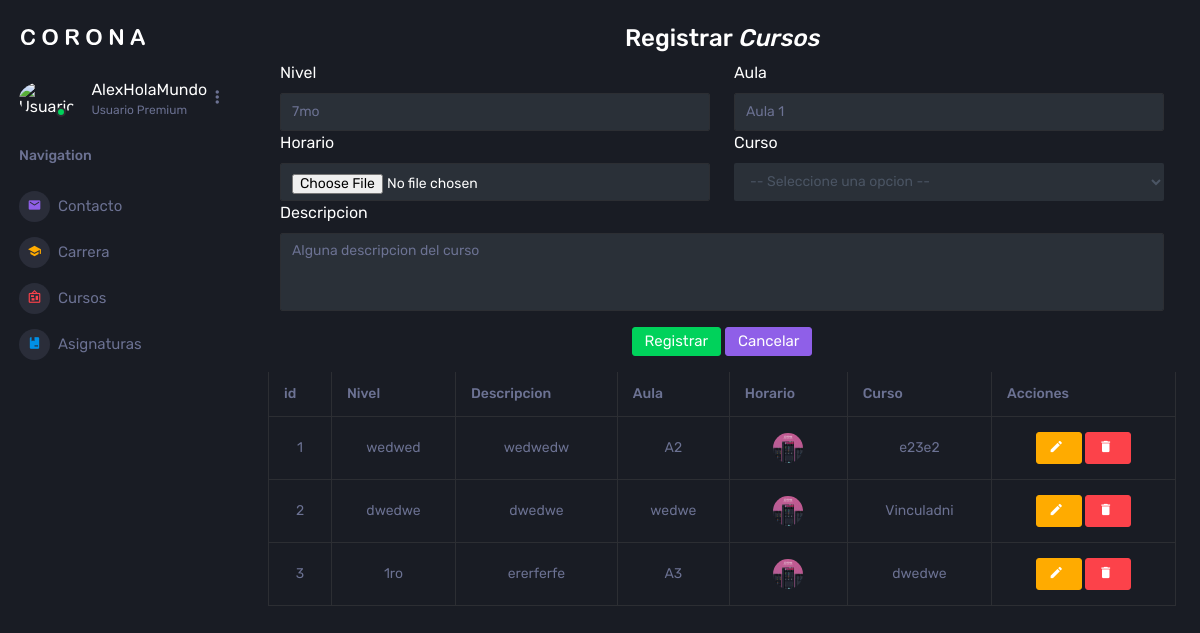
/listaCurso/, run on an earlier commit of the app's database.
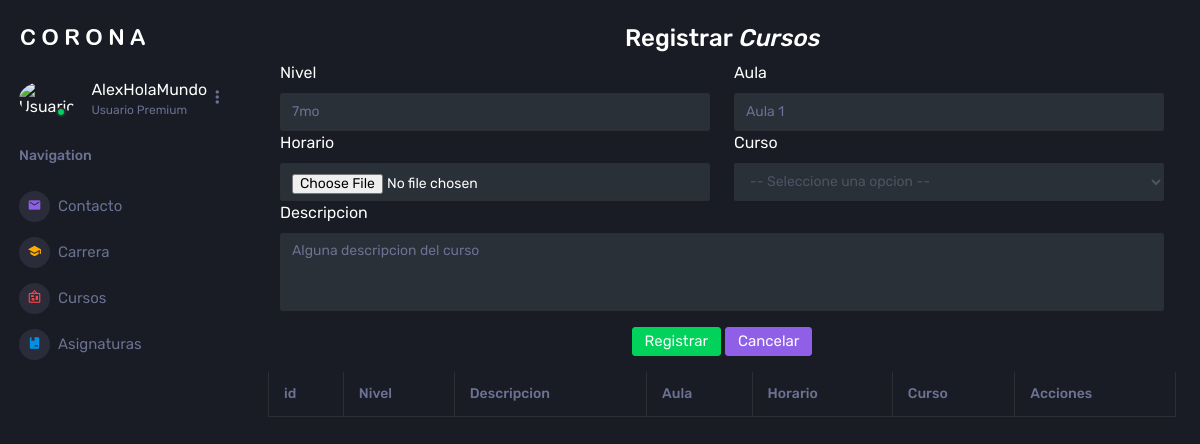
And on a later commit of the database.
### Aplicaciones/MatriculasWATT/models.py (models this page shows, shortened)
class cursoWATT(models.Model):
    idCursoWATT = models.AutoField(primary_key=True)
    nivelCursoWATT = models.CharField(max_length=50)
    descripcionCursoWATT = models.CharField(max_length=50)
    aulaCursoWATT = models.CharField(max_length=50)
    horarioCursoWATT = models.FileField(upload_to='horarios',null=True, blank=True)
    carrera = models.ForeignKey(carreraWATT, null=True, blank=True, on_delete=models.CASCADE)

class carreraWATT(models.Model):
    idCarreraWATT = models.AutoField(primary_key=True)
    nombreCarreraWATT = models.CharField(max_length=50)
    logoCarreraWATT = models.FileField(upload_to='logos',null=True, blank=True)
    directorCarreraWATT = models.CharField(max_length=50)
    fechaCreacionCarreraWATT = models.DateField()
    descripcionCarreraWATT = models.CharField(max_length=50)

### Aplicaciones/MatriculasWATT/views.py (the view)
# urls.py: path('listaCurso/', views.listaCurso),
def listaCurso(request):
    cursoBdd=cursoWATT.objects.all()
    carreraBdd=carreraWATT.objects.all()
    return render(request, 'listaCurso.html', {
        'cursos': cursoBdd, 'carreras': carreraBdd
    })

### Aplicaciones/MatriculasWATT/templates/listaCurso.html (shortened to what this page needs)
{%extends './home.html'%} {%block contenido%} {% load static %}
<div class="container m-4">
  <h3 class="text-center">Registrar <em>Cursos</em></h3>
  <div class="row">
    <div class="col-md-12">
      <form
        id="formCursosWATT"
        action="/crearCurso/"
        method="POST"
        enctype="multipart/form-data"
      >
        <div class="row">
          <div class="col-md-6">
            <fieldset>
              <label for="">Nivel</label>
              <input
                name="nivelCursoWATT"
                id="nivelCursoWATT"
                type="text"
                class="form-control"
                placeholder="7mo"
                required=""
              />
            </fieldset>
          </div>
          <div class="col-md-6">
            <fieldset>
              <label for="">Aula</label>
              <input
                name="aulaCursoWATT"
                id="aulaCursoWATT"
                type="text"
                class="form-control"
                placeholder="Aula 1"
                required=""
              />
            </fieldset>
          </div>
        </div>
        <div class="row">
          <div class="col-md-6">
            <fieldset>
              <label for="">Horario</label>
              <input
                name="horarioCursoWATT"
                id="horarioCursoWATT"
                type="file"
                accept="image/*"
                class="form-control"
                required=""
              />
            </fieldset>
          </div>
          <div class="col-md-6">
            <fieldset>
              <label for="">Curso</label>
              <select
                name="idCarreraWATT"
                id="idCarreraWATT"
                class="form-control"
              >
                <option value="">-- Seleccione una opcion --</option>
              </select>
            </fieldset>
          </div>
        </div>
        <div class="row">
          <div class="col-md-12">
            <fieldset>
              <label for="">Descripcion</label>
              <textarea
                name="descripcionCursoWATT"
                id="descripcionCursoWATT"
                class="form-control"
                rows="4"
                placeholder="Alguna descripcion del curso"
                required=""
              ></textarea>
            </fieldset>
          </div>
        </div>
        <div class="col-md-12">
          <center class="m-3">
            <button type="submit" class="btn btn-success">Registrar</button>
            <button type="reset" class="btn btn-info">Cancelar</button>
          </center>
        </div>
      </form>
    </div>
  </div>
  <div class="row">
    <div class="table-responsive">
      <table class="table table-bordered" id="tableCursos">
        <thead>
          <tr>
            <th scope="col">id</th>
            <th scope="col">Nivel</th>
            <th scope="col">Descripcion</th>
            <th scope="col">Aula</th>
            <th scope="col">Horario</th>
            <th scope="col">Curso</th>
            <th scope="col">Acciones</th>
          </tr>
        </thead>
        <tbody>
          {% for curso in cursos %}
          <tr>
            <td class="text-center">{{curso.idCursoWATT}}</td>
            <td class="text-center">{{curso.nivelCursoWATT}}</td>
            <td class="text-center">{{curso.descripcionCursoWATT}}</td>
            <td class="text-center">{{curso.aulaCursoWATT}}</td>
            <td class="text-center">
              {% if curso.horarioCursoWATT %}
              <a href="{{curso.horarioCursoWATT.url}}" target="_blank">
                <img
                  src="{{curso.horarioCursoWATT.url}}"
                  alt=""
                  width="50px"
                  height="50px"
                  target="_blank"
                />
              </a>
              {% else %}
              <b>N/A</b>
              {% endif %}
            </td>
            <td class="text-center">{{curso.carrera.nombreCarreraWATT}}</td>
            <td class="text-center">
              <a
                href="/editarCurso/{{curso.idCursoWATT}}"
                class="btn btn-warning"
              >
                <i class="mdi mdi-pencil"></i>
              </a>
              <a
                href="javascript:void(0);"
                type="button"
                class="btn btn-danger"
                onclick="eliminarCarrera(' /eliminarCarrera/{{curso.idCursoWATT}} ')"
              >
                <i class="mdi mdi-delete"></i>
              </a>
            </td>
          </tr>
          {% endfor %}
        </tbody>
      </table>
    </div>
  </div>
</div>
{% endblock %}

### Aplicaciones/MatriculasWATT/templates/home.html (shortened to what this page needs)
{%load static%}
<!DOCTYPE html>
<html lang="es">
  <head>
    <link
      rel="stylesheet"
      href="{% static 'vendors/mdi/css/materialdesignicons.min.css' %}"
    />
    <link
      rel="stylesheet"
      href="{% static 'vendors/css/vendor.bundle.base.css' %}"
    />
    <link
      rel="stylesheet"
      href="{% static 'vendors/jvectormap/jquery-jvectormap.css' %}"
    />
    <link
      rel="stylesheet"
      href="{% static 'vendors/flag-icon-css/css/flag-icon.min.css' %}"
    />
    <link
      rel="stylesheet"
      href="{% static 'vendors/owl-carousel-2/owl.carousel.min.css' %}"
    />
    <link
      rel="stylesheet"
      href="{% static 'vendors/owl-carousel-2/owl.theme.default.min.css' %}"
    />
    <link rel="stylesheet" href="{% static 'css/style.css' %}" />
    <link
      rel="stylesheet"
      href="https://cdnjs.cloudflare.com/ajax/libs/izitoast/1.4.0/css/iziToast.css"
    />
  </head>
  <body>
    <div class="container-scroller">
      <nav class="sidebar sidebar-offcanvas" id="sidebar">
        <div
          class="sidebar-brand-wrapper d-none d-lg-flex align-items-center justify-content-center fixed-top"
        >
          <a class="sidebar-brand brand-logo" href="/"
            ><img src="{%static 'images/logo.svg'%}" alt="logo"
          /></a>
        </div>
        <ul class="nav">
          <li class="nav-item profile">
            <div class="profile-desc">
              <div class="profile-pic">
                <div class="count-indicator">
                  <img
                    class="img-xs rounded-circle"
                    src="https://concepto.de/wp-content/uploads/2015/03/software-1-e1550080097569.jpg"
                    alt="Usuario"
                  />
                  <span class="count bg-success"></span>
                </div>
                <div class="profile-name">
                  <h5 class="mb-0 font-weight-normal">AlexHolaMundo</h5>
                  <span>Usuario Premium</span>
                </div>
              </div>
              <a href="#" id="profile-dropdown" data-toggle="dropdown"
                ><i class="mdi mdi-dots-vertical"></i
              ></a>
            </div>
          </li>
          <li class="nav-item nav-category">
            <span class="nav-link">Navigation</span>
          </li>
          <li class="nav-item menu-items">
            <a class="nav-link" href="/">
              <span class="menu-icon">
                <i class="mdi mdi-email"></i>
              </span>
              <span class="menu-title">Contacto</span>
            </a>
          </li>
          <li class="nav-item menu-items">
            <a class="nav-link" href="/listaCarrera">
              <span class="menu-icon">
                <i class="mdi mdi-school"></i>
              </span>
              <span class="menu-title">Carrera</span>
            </a>
          </li>
          <li class="nav-item menu-items">
            <a class="nav-link" href="/listaCurso">
              <span class="menu-icon">
                <i class="mdi mdi-bulletin-board"></i>
              </span>
              <span class="menu-title">Cursos</span>
            </a>
          </li>
          <li class="nav-item menu-items">
            <a class="nav-link" href="/listaAsignatura">
              <span class="menu-icon">
                <i class="mdi mdi-book-minus"></i>
              </span>
              <span class="menu-title">Asignaturas</span>
            </a>
          </li>
        </ul>
      </nav>
      <div class="container page-body-wrapper">
        {% block contenido %} {% endblock %}
      </div>
    </div>
  </body>
</html>

What changed in the data, as far as the page shows it:
removed cursoWATT: idCursoWATT "1", nivelCursoWATT "wedwed", descripcionCursoWATT "wedwedw", aulaCursoWATT "A2", horarioCursoWATT (picture), carrera.nombreCarreraWATT "e23e2"
removed cursoWATT: idCursoWATT "2", nivelCursoWATT "dwedwe", descripcionCursoWATT "dwedwe", aulaCursoWATT "wedwe", horarioCursoWATT (picture), carrera.nombreCarreraWATT "Vinculadni"
removed cursoWATT: idCursoWATT "3", nivelCursoWATT "1ro", descripcionCursoWATT "ererferfe", aulaCursoWATT "A3", horarioCursoWATT (picture), carrera.nombreCarreraWATT "dwedwe"
